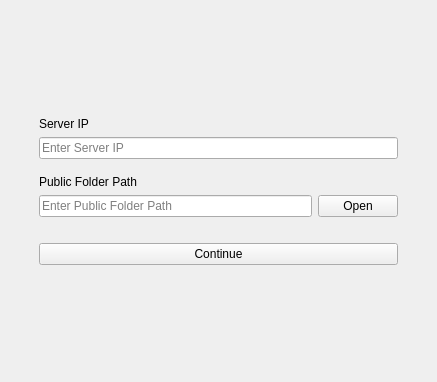
<?xml version="1.0" encoding="UTF-8"?>
<ui version="4.0">
 <class>InitialSettingsWindow</class>
 <widget class="QMainWindow" name="InitialSettingsWindow">
  <property name="geometry">
   <rect>
    <x>0</x>
    <y>0</y>
    <width>437</width>
    <height>382</height>
   </rect>
  </property>
  <property name="windowTitle">
   <string>Basic Details</string>
  </property>
  <widget class="QWidget" name="centralwidget">
   <layout class="QVBoxLayout" name="verticalLayout_2">
    <item>
     <spacer name="verticalSpacer_4">
      <property name="orientation">
       <enum>Qt::Vertical</enum>
      </property>
      <property name="sizeHint" stdset="0">
       <size>
        <width>20</width>
        <height>40</height>
       </size>
      </property>
     </spacer>
    </item>
    <item>
     <layout class="QVBoxLayout" name="verticalLayout">
      <property name="leftMargin">
       <number>30</number>
      </property>
      <property name="rightMargin">
       <number>30</number>
      </property>
      <item>
       <widget class="QLabel" name="serverIPLabel">
        <property name="text">
         <string>Server IP</string>
        </property>
       </widget>
      </item>
      <item>
       <widget class="QLineEdit" name="serverLineEdit">
        <property name="placeholderText">
         <string>Enter Server IP</string>
        </property>
       </widget>
      </item>
      <item>
       <spacer name="verticalSpacer">
        <property name="orientation">
         <enum>Qt::Vertical</enum>
        </property>
        <property name="sizeType">
         <enum>QSizePolicy::Fixed</enum>
        </property>
        <property name="sizeHint" stdset="0">
         <size>
          <width>10</width>
          <height>10</height>
         </size>
        </property>
       </spacer>
      </item>
      <item>
       <widget class="QLabel" name="pathLabel">
        <property name="text">
         <string>Public Folder Path</string>
        </property>
       </widget>
      </item>
      <item>
       <layout class="QHBoxLayout" name="horizontalLayout">
        <item>
         <widget class="QLineEdit" name="folderPathLineEdit">
          <property name="placeholderText">
           <string>Enter Public Folder Path</string>
          </property>
         </widget>
        </item>
        <item>
         <widget class="QPushButton" name="discoverFilesButton">
          <property name="text">
           <string>Open</string>
          </property>
         </widget>
        </item>
       </layout>
      </item>
      <item>
       <spacer name="verticalSpacer_2">
        <property name="orientation">
         <enum>Qt::Vertical</enum>
        </property>
        <property name="sizeType">
         <enum>QSizePolicy::Fixed</enum>
        </property>
        <property name="sizeHint" stdset="0">
         <size>
          <width>20</width>
          <height>20</height>
         </size>
        </property>
       </spacer>
      </item>
      <item>
       <widget class="QPushButton" name="continueButton">
        <property name="text">
         <string>Continue</string>
        </property>
       </widget>
      </item>
     </layout>
    </item>
    <item>
     <spacer name="verticalSpacer_3">
      <property name="orientation">
       <enum>Qt::Vertical</enum>
      </property>
      <property name="sizeHint" stdset="0">
       <size>
        <width>20</width>
        <height>40</height>
       </size>
      </property>
     </spacer>
    </item>
   </layout>
  </widget>
 </widget>
 <resources/>
 <connections/>
</ui>
